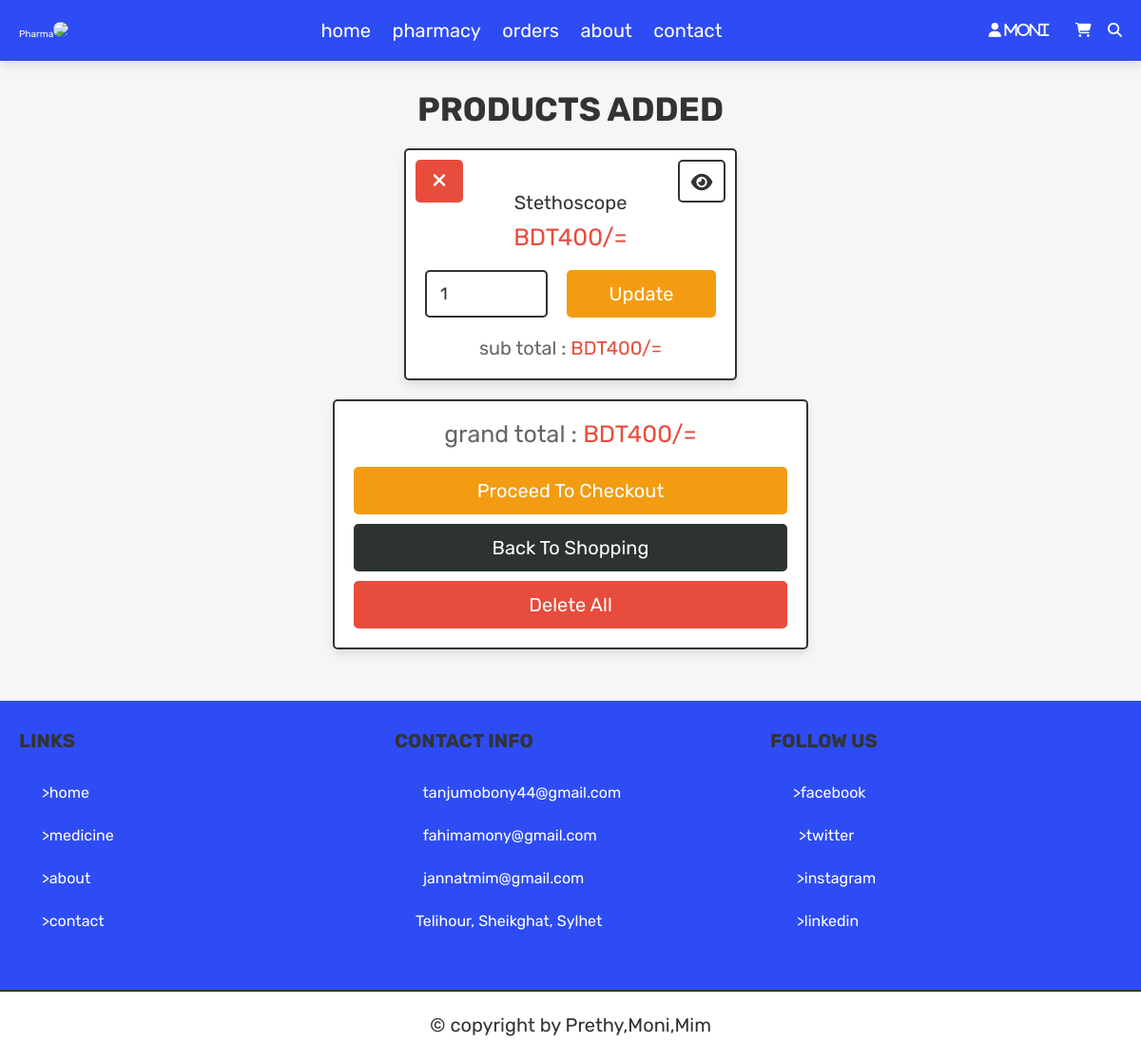
Screenshot of /cart.php (signed in) with the database file from the repository.
### tables this page shows
CREATE TABLE `users` (
  `id` int(100) NOT NULL,
  `name` varchar(100) NOT NULL,
  `email` varchar(100) NOT NULL,
  `address` varchar(500) NOT NULL,
  `birth` varchar(200) NOT NULL,
  `gender` varchar(500) NOT NULL,
  `password` varchar(100) NOT NULL,
  `user_type` varchar(20) NOT NULL DEFAULT 'user',
  `image` varchar(100) NOT NULL
);

CREATE TABLE `cart` (
  `id` int(100) NOT NULL,
  `user_id` int(100) NOT NULL,
  `pid` int(100) NOT NULL,
  `name` varchar(100) NOT NULL,
  `price` int(100) NOT NULL,
  `quantity` int(100) NOT NULL,
  `image` varchar(100) NOT NULL
);

### cart.php (the view, shortened to what this page needs)
<?php
@include 'config.php';
$user_id = $_SESSION['user_id'];
?>
<!DOCTYPE html>
<html lang="en">
<head>
   <link rel="stylesheet" href="https://cdnjs.cloudflare.com/ajax/libs/font-awesome/6.1.1/css/all.min.css">
   <link rel="stylesheet" href="css/style.css">
</head>
<body>
<?php include 'header.php'; ?>
<section class="shopping-cart">
   <h1 class="title">products added</h1>
   <div class="box-container">
   <?php
      $grand_total = 0;
      $select_cart = $conn->prepare("SELECT * FROM `cart` WHERE user_id = ?");
      $select_cart->execute([$user_id]);
      if($select_cart->rowCount() > 0){
         while($fetch_cart = $select_cart->fetch(PDO::FETCH_ASSOC)){
   ?>
   <form action="" method="POST" class="box">
      <a href="cart.php?delete=<?= $fetch_cart['id']; ?>" class="fas fa-times" onclick="return confirm('delete this from cart?');"></a>
      <a href="view_page.php?pid=<?= $fetch_cart['pid']; ?>" class="fas fa-eye"></a>
      <div class="name"><?= $fetch_cart['name']; ?></div>
      <div class="price">BDT<?= $fetch_cart['price']; ?>/=</div>
      <div class="flex-btn">
         <input type="number" min="1" value="<?= $fetch_cart['quantity']; ?>" class="qty" name="p_qty">
         <br></br>
         <input type="submit" value="update" name="update_qty" class="option-btn">
      </div>
      <div class="sub-total"> sub total : <span>BDT<?= $sub_total = ($fetch_cart['price'] * $fetch_cart['quantity']); ?>/=</span> </div>
   </form>
   <?php
      $grand_total += $sub_total;
      }
   }else{
      echo '<p class="empty">your cart is empty</p>';
   }
   ?>
   </div>
   <div class="cart-total">
      <p>grand total : <span>BDT<?= $grand_total; ?>/=</span></p>
      <a href="checkout.php" class="option-btn <?= ($grand_total > 1)?'':'disabled'; ?>">proceed to checkout</a>
      <a href="shop.php" class="btn">back to shopping</a>
      <a href="cart.php?delete_all" class="delete-btn <?= ($grand_total > 1)?'':'disabled'; ?>">delete all</a>
   </div>
</section>
<?php include 'footer.php'; ?>
</body>
</html>

### header.php (shortened to what this page needs)
<header class="header">
   <div class="flex">
      <a href="home.php" >Pharma<img src="images/ba.webp"></a>
      <nav class="navbar">
         <a href="home.php">home</a>
         <a href="shop.php">pharmacy</a>
         <a href="orders.php">orders</a>
         <a href="about.php">about</a>
         <a href="contact.php">contact</a>
      </nav>
      <div class="icons">
      <?php
            $select_profile = $conn->prepare("SELECT * FROM `users` WHERE id = ?");
            $select_profile->execute([$user_id]);
            $fetch_profile = $select_profile->fetch(PDO::FETCH_ASSOC);
            ?>
         <div id="user-btn" class="fas fa-user"> <?= $fetch_profile['name']; ?></div> &nbsp;&nbsp;&nbsp;
         <a href="cart.php" class="fas fa-shopping-cart"></a>
         <a href="search_page.php" class="fas fa-search"></a>
      </div>
   </div>
</header>

### css/style.css (style rules this page uses)
:root { --gray:#2d3330; --orange:#f39c12; --blue:#2e4cf3; --red:#e74c3c; --black:#333; --light-color:#666; --white:#fff; --light-bg:#f6f6f6; --border:.2rem solid var(--black); --box-shadow:0 .5rem 1rem rgba(0,0,0,.1); }
* { font-family: 'Rubik', sans-serif; margin:0; padding:0; box-sizing: border-box; outline: none; border:none; text-decoration: none; color:var(--black); }
body { background-color: var(--light-bg); }
html { font-size: 62.5%; overflow-x: hidden; scroll-behavior: smooth; scroll-padding-top: 6.5rem; }
section { padding:3rem 2rem; max-width: 1200px; margin:0 auto; }
.btn, .delete-btn, .option-btn { display: block; width: 100%; margin-top: 1rem; border-radius: .5rem; color:var(--white); font-size: 2rem; padding:1.3rem 3rem; text-transform: capitalize; cursor: pointer; text-align: center; }
.btn { background-color: #2d3330; }
.delete-btn { background-color: var(--red); }
.option-btn { background-color: var(--orange); }
.flex-btn { display: flex; flex-wrap: wrap; gap:1rem; }
.flex-btn > * { flex:1; }
.title { text-align: center; margin-bottom: 2rem; text-transform: uppercase; color:var(--black); font-size: 3.5rem; }
.shopping-cart .box-container { display: grid; grid-template-columns: repeat(auto-fit, 35rem); gap:1.5rem; justify-content: center; align-items: flex-start; }
.shopping-cart .box-container .box { padding:2rem; text-align: center; border:var(--border); background-color: var(--white); box-shadow: var(--box-shadow); border-radius: .5rem; position: relative; }
.shopping-cart .box-container .box .price { padding:1rem 0; color:var(--red); font-size: 2.5rem; }
.shopping-cart .box-container .box .fa-eye { position: absolute; top:1rem; right:1rem; border-radius: .5rem; height: 4.5rem; line-height: 4.3rem; width: 5rem; border:var(--border); color:var(--black); font-size: 2rem; background-color: var(--white); }
.shopping-cart .box-container .box .fa-times { position: absolute; top:1rem; left:1rem; border-radius: .5rem; height: 4.5rem; line-height: 4.3rem; width: 5rem; color:var(--white); font-size: 2rem; background-color: var(--red); }
.shopping-cart .box-container .box .name { font-size: 2rem; color:var(--black); padding-top: 1rem; }
.shopping-cart .box-container .box .qty { margin-top: 1rem; border-radius: .5rem; padding:1.2rem 1.4rem; font-size: 1.8rem; color:var(--black); border:var(--border); width: 100%; }
.shopping-cart .box-container .sub-total { margin-top: 2rem; font-size: 2rem; color:var(--light-color); }
.shopping-cart .box-container .sub-total span { color:var(--red); }
.shopping-cart .cart-total { max-width: 50rem; margin: 0 auto; margin-top: 2rem; padding:2rem; text-align: center; border:var(--border); background-color: var(--white); box-shadow: var(--box-shadow); border-radius: .5rem; }
.shopping-cart .cart-total p { margin-bottom: 2rem; font-size: 2.5rem; color:var(--light-color); }
.shopping-cart .cart-total p span { color:var(--red); }

### header.php (style rules this page uses)
img { width: 80px; border-radius: 300px; }
.header { background: #2e4cf3; position: sticky; top:0; left:0; right:0; z-index: 1000; box-shadow: var(--box-shadow); }
.header .flex { display: flex; align-items: center; justify-content: space-between; padding:2rem; margin: 0 auto; max-width: 1200px; position: relative; }
.header .flex a { color: var(--white); }
.header .flex .navbar a { margin:0 1rem; font-size: 2rem; color:var(--white); }
.header .flex .icons > * { font-size: 1.5rem; color:var(--white); cursor: pointer; margin-left: 1.5rem; }

### rows the page displays
users: name "moni"
cart: name "Stethoscope", price "400", p_qty "1"

### other values shown
$grand_total "400"
